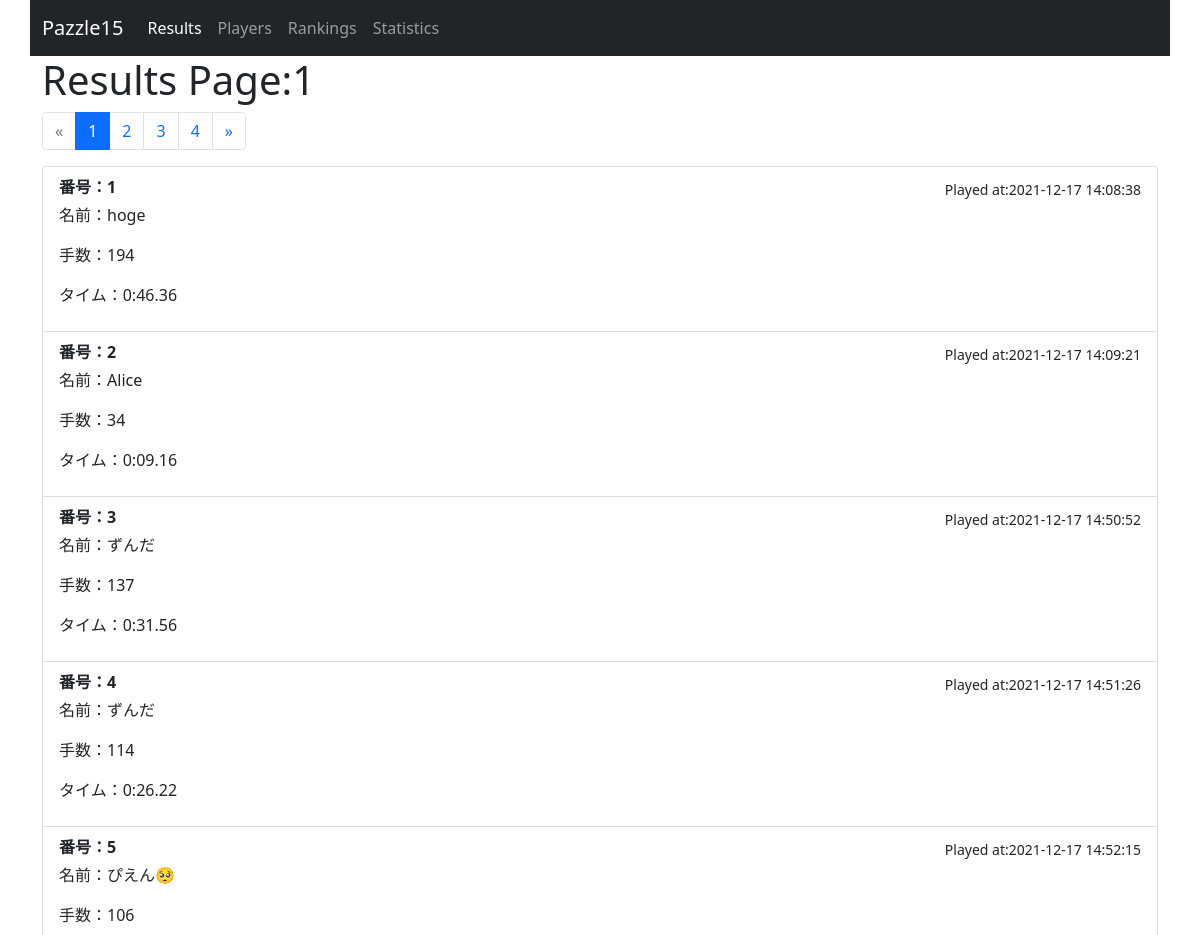
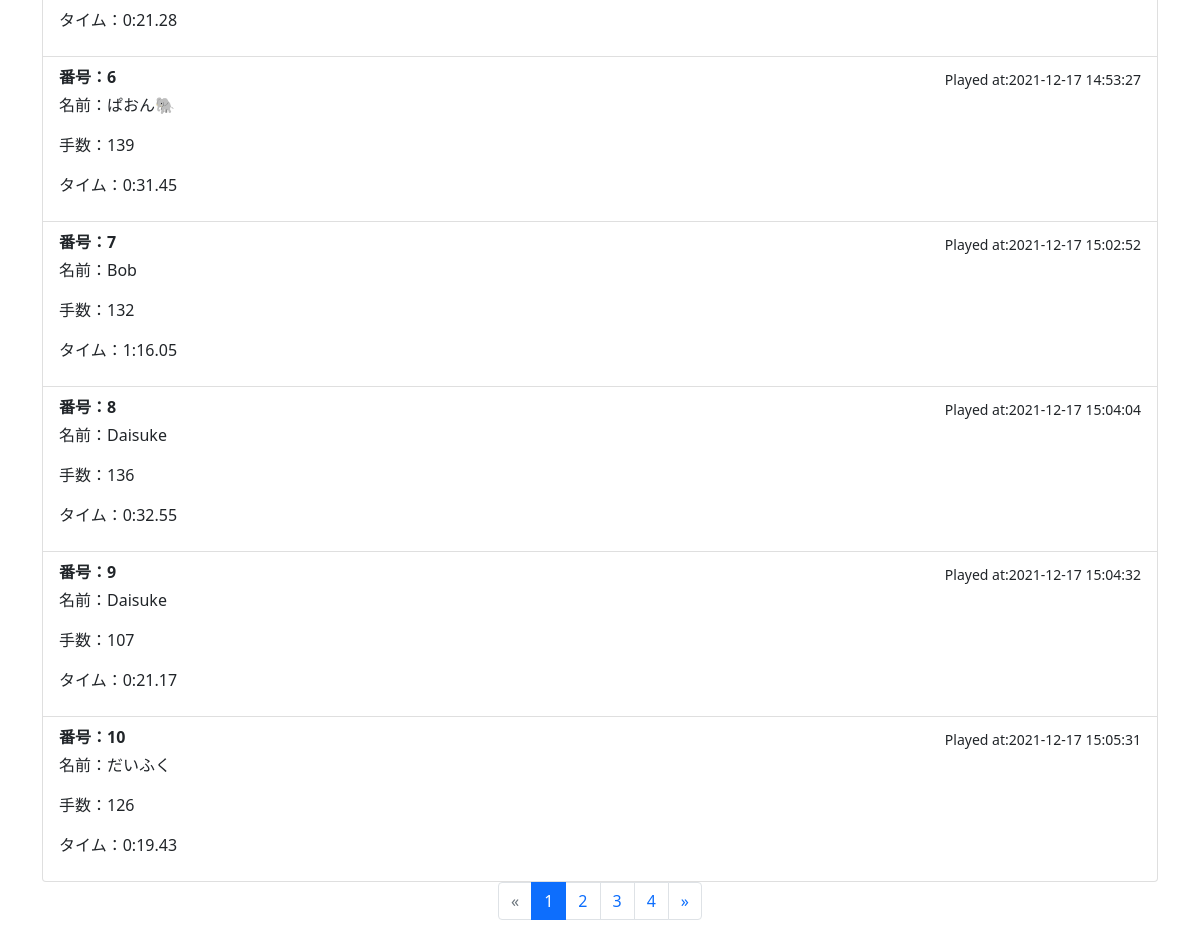
The app's page /results with its own data (2 pictures, top to bottom).
### pazzle15/models.py (models this page shows, shortened)
class Result(db.Model):
    __tablename__ = "result"
    id = db.Column(db.Integer, primary_key=True, autoincrement=True)
    player_id = db.Column(db.Integer,
            db.ForeignKey('player.player_id'), nullable=False)
    pazzletime = db.Column(db.Integer, nullable=False)
    movecount = db.Column(db.Integer, nullable=False)
    playdatetime = db.Column(db.DateTime(timezone=True), default=db.func.now())
    resigned = db.Column(db.Integer, server_default="0")
    player = db.relationship('Player')
    def get_pzt_str(self):
        pzt = int(self.pazzletime)
        return f'{pzt//6000}:{(pzt//100)%60:02}.{pzt%60:02}'
    def get_playdatetime_jst(self):
        datetime_utc = datetime.datetime.strptime(str(self.playdatetime) + "+0000", "%Y-%m-%d %H:%M:%S%z")
        datetime_jst = datetime_utc.astimezone(datetime.timezone(datetime.timedelta(hours=+9)))
        timestamp_jst = datetime.datetime.strftime(datetime_jst, '%Y-%m-%d %H:%M:%S')
        return timestamp_jst
    def get_keys(self):
        self.keys = ["名前", "手数", "タイム"]
        self.dict = {"名前": self.player.name, "手数":self.movecount, "タイム":self.get_pzt_str()}
        for k in self.keys:
            yield k

class Player(db.Model):
    __tablename__ = "player"
    player_id = db.Column(db.Integer, primary_key=True, autoincrement=True)
    name = db.Column(db.String, nullable=False)
    created_dt = db.Column(db.DateTime(timezone=True), default=db.func.now())
    current = db.Column(db.Integer, server_default="0")

### pazzle15/views.py (the view)
@app.route('/results', methods=['GET', 'POST'])
def results():
    if request.method == 'GET':
        per_page = 10
        result = Result.query.order_by(Result.id.asc()).all()
        page = request.args.get(get_page_parameter(), type=int, default=1)
        res = result[(page-1)*per_page: page*per_page]
        pagination = Pagination(page=page, total=len(result),  per_page=per_page, css_framework='bootstrap5')
    context_local = dict(
        **context,
        num_title="番号",
        pagination=pagination, paged_results=res, page=page
    )
    return render_template('results.html', **context_local)

### pazzle15/templates/results.html (shortened to what this page needs)
{% extends "page_layout.html" %}
{% block content %}
<h1>Results Page:{{page}}</h1>
<div class="pagination">
  {{ pagination.links }}
</div>
<div class="list-group">
  {%- for r in paged_results %}
  {%- set i = r.id %}
  {%- include "result_list_item.html" %}
  {%- endfor %}
</div>
<div class="pagination justify-content-center">
  {{ pagination.links }}
</div>
{% endblock %}

### pazzle15/templates/result_list_item.html
<div class="list-group-item">
    <div class="d-flex align-items-center justify-content-between">
        <strong class="mb-1">
            {{num_title}}：{{i}}
        </strong>
        <small>Played at:{{ r.get_playdatetime_jst() }}</small>
    </div>
    {%- for k in r.get_keys() %}
    <p>{{k}}：{{r.dict[k]}}</p>
    {%- endfor %}
</div>

### records on screen
Result: num_title "番号", id "1", get_playdatetime_jst "2021-12-17 14:08:38", get_keys "名前" "手数" "タイム", name "hoge" "194" "0:46.36"
Result: num_title "番号", id "2", get_playdatetime_jst "2021-12-17 14:09:21", get_keys "名前" "手数" "タイム", name "Alice" "34" "0:09.16"
Result: num_title "番号", id "3", get_playdatetime_jst "2021-12-17 14:50:52", get_keys "名前" "手数" "タイム", name "ずんだ" "137" "0:31.56"
Result: num_title "番号", id "4", get_playdatetime_jst "2021-12-17 14:51:26", get_keys "名前" "手数" "タイム", name "ずんだ" "114" "0:26.22"
Result: num_title "番号", id "5", get_playdatetime_jst "2021-12-17 14:52:15", get_keys "名前" "手数" "タイム", name "ぴえん🥺" "106" "0:21.28"
Result: num_title "番号", id "6", get_playdatetime_jst "2021-12-17 14:53:27", get_keys "名前" "手数" "タイム", name "ぱおん🐘" "139" "0:31.45"
Result: num_title "番号", id "7", get_playdatetime_jst "2021-12-17 15:02:52", get_keys "名前" "手数" "タイム", name "Bob" "132" "1:16.05"
Result: num_title "番号", id "8", get_playdatetime_jst "2021-12-17 15:04:04", get_keys "名前" "手数" "タイム", name "Daisuke" "136" "0:32.55"
Result: num_title "番号", id "9", get_playdatetime_jst "2021-12-17 15:04:32", get_keys "名前" "手数" "タイム", name "Daisuke" "107" "0:21.17"
Result: num_title "番号", id "10", get_playdatetime_jst "2021-12-17 15:05:31", get_keys "名前" "手数" "タイム", name "だいふく" "126" "0:19.43"

### other values on screen
{{ page_dict[k] }} "Results" "Players" "Rankings" "Statistics"
{{ page }} "1"
{{ pagination.links }} "« 1 2 3 4 »"
